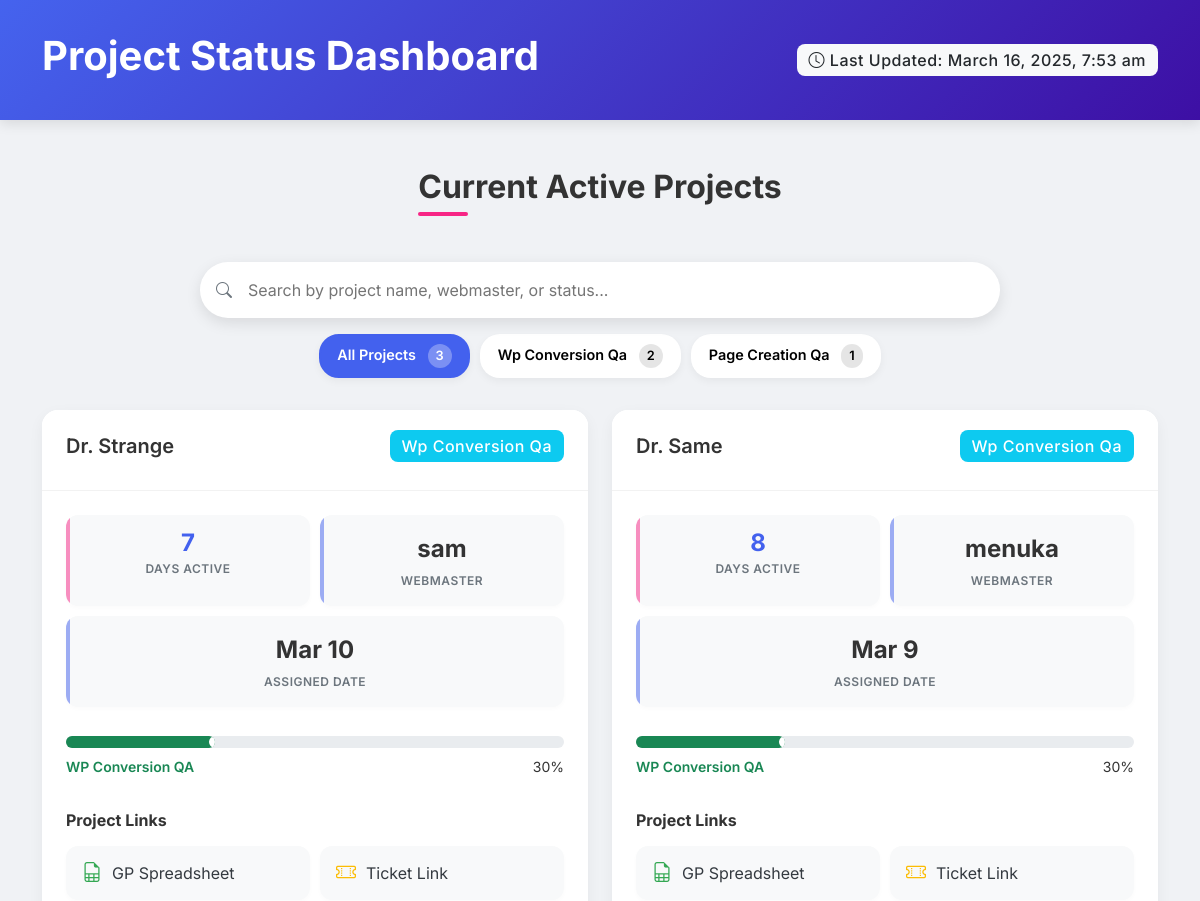
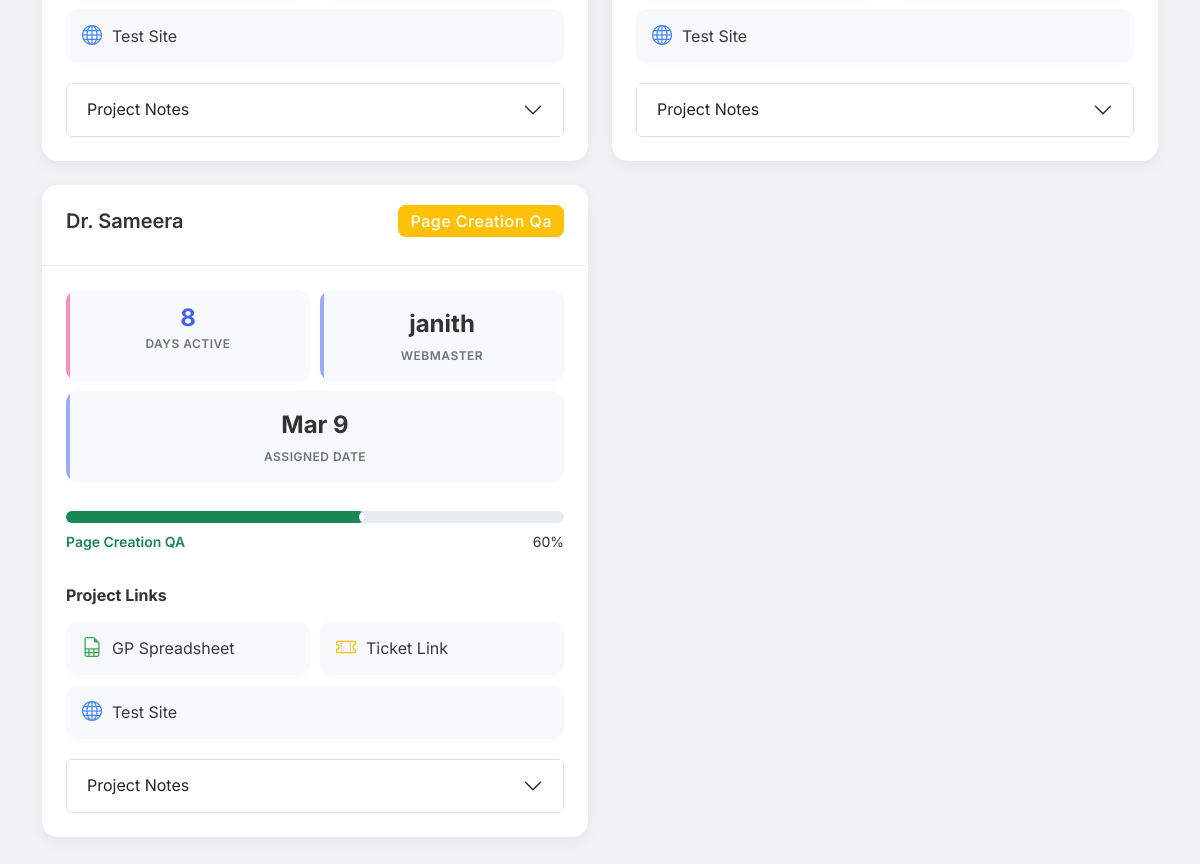
Before: /current_projects.php with the older database file (2 pictures, top to bottom).
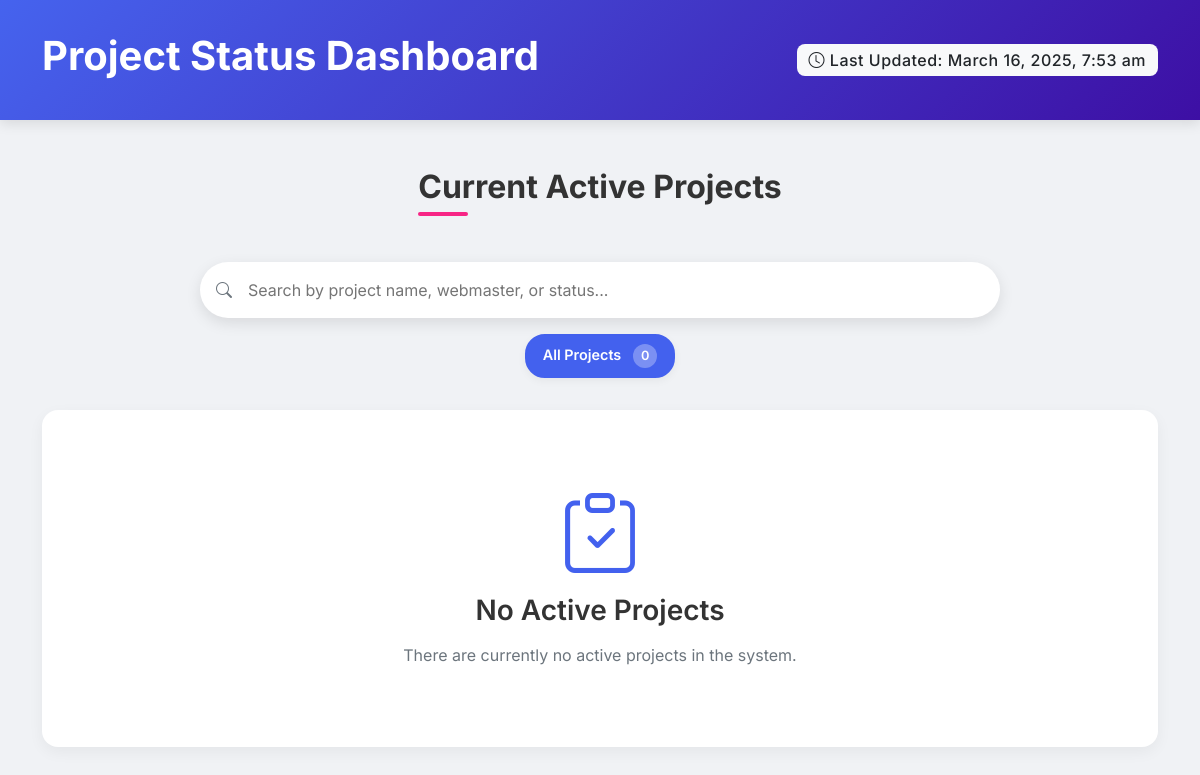
After: the same page with the newer database file.
### tables this page shows
CREATE TABLE IF NOT EXISTS `projects` (
  `id` int NOT NULL AUTO_INCREMENT,
  `name` varchar(100) NOT NULL,
  `webmaster_id` int DEFAULT NULL,
  `current_status` varchar(255) DEFAULT 'wp_conversion',
  `project_deadline` date DEFAULT NULL,
  `wp_conversion_deadline` date DEFAULT NULL,
  `gp_link` varchar(255) DEFAULT NULL,
  `ticket_link` varchar(255) DEFAULT NULL,
  `test_site_link` varchar(255) DEFAULT NULL,
  `live_site_link` varchar(255) DEFAULT NULL,
  `created_at` timestamp NULL DEFAULT CURRENT_TIMESTAMP,
  `updated_at` timestamp NULL DEFAULT CURRENT_TIMESTAMP ON UPDATE CURRENT_TIMESTAMP,
  `admin_notes` text,
  `webmaster_notes` text,
  `is_archived` tinyint(1) DEFAULT '0',
  PRIMARY KEY (`id`),
  UNIQUE KEY `unique_project_name` (`name`),
  KEY `webmaster_id` (`webmaster_id`)
);

CREATE TABLE IF NOT EXISTS `users` (
  `id` int NOT NULL AUTO_INCREMENT,
  `username` varchar(50) NOT NULL,
  `email` varchar(255) NOT NULL,
  `password` varchar(255) NOT NULL,
  `role` enum('admin','qa_manager','qa_reporter','webmaster') NOT NULL,
  `created_at` timestamp NULL DEFAULT CURRENT_TIMESTAMP,
  PRIMARY KEY (`id`),
  UNIQUE KEY `username` (`username`),
  UNIQUE KEY `unique_email` (`email`(191))
);

### current_projects.php (the view, shortened to what this page needs)
<?php
require_once 'includes/config.php';
$query = "SELECT p.*, u.username as webmaster_name,
         (DATEDIFF(CURRENT_DATE, p.created_at) + 1) as days_active,
         p.created_at as assigned_date
         FROM projects p
         LEFT JOIN users u ON p.webmaster_id = u.id
         WHERE (p.current_status NOT LIKE '%golive_qa%'
                AND p.current_status NOT LIKE '%completed%')
                OR p.current_status IS NULL
         ORDER BY p.created_at DESC";
$result = $conn->query($query);
$projects = [];
while ($row = $result->fetch_assoc()) {
    $project_id = $row['id'];
    $history_query = "SELECT created_at
                     FROM project_status_history
                     WHERE project_id = ? AND status = 'golive_qa'
                     ORDER BY created_at ASC
                     LIMIT 1";
    $stmt = $conn->prepare($history_query);
    $stmt->bind_param("i", $project_id);
    $stmt->execute();
    $history_result = $stmt->get_result();
    if ($history_result->num_rows > 0) {
        $golive_date = new DateTime($history_result->fetch_assoc()['created_at']);
        $created_date = new DateTime($row['created_at']);
        $interval = $created_date->diff($golive_date);
        $row['days_to_golive_qa'] = $interval->days;
    } else {
        $row['days_to_golive_qa'] = null;
    }
    $row['progress_percent'] = 0;
    $row['progress_class'] = "secondary";
    $row['progress_text'] = "Not Started";
    $statuses = !empty($row['current_status']) ? explode(',', $row['current_status']) : [];
    if (in_array('completed', $statuses)) {
        $row['progress_percent'] = 100;
        $row['progress_class'] = "success";
        $row['progress_text'] = "Completed";
    } elseif (in_array('golive_qa', $statuses)) {
        $row['progress_percent'] = 90;
        $row['progress_class'] = "success";
        $row['progress_text'] = "GoLive QA";
    } elseif (in_array('golive', $statuses)) {
        $row['progress_percent'] = 75;
        $row['progress_class'] = "info";
        $row['progress_text'] = "GoLive";
    } elseif (in_array('page_creation_qa', $statuses)) {
        $row['progress_percent'] = 60;
        $row['progress_class'] = "success";
        $row['progress_text'] = "Page Creation QA";
    } elseif (in_array('page_creation', $statuses)) {
        $row['progress_percent'] = 45;
        $row['progress_class'] = "info";
        $row['progress_text'] = "Page Creation";
    } elseif (in_array('wp_conversion_qa', $statuses)) {
        $row['progress_percent'] = 30;
        $row['progress_class'] = "success";
        $row['progress_text'] = "WP Conversion QA";
    } elseif (in_array('wp_conversion', $statuses)) {
        $row['progress_percent'] = 15;
        $row['progress_class'] = "info";
        $row['progress_text'] = "WP Conversion";
    }
    $main_status = !empty($statuses) ? end($statuses) : 'no_status';
    $row['main_status'] = $main_status;
    $projects[] = $row;
}
$status_counts = [];
foreach ($projects as $project) {
    $main_status = $project['main_status'];
    if (!isset($status_counts[$main_status])) {
        $status_counts[$main_status] = 0;
    }
    $status_counts[$main_status]++;
}
function getStatusBadgeClass($status) {
    if (strpos($status, 'wp_conversion') !== false) {
        return 'info';
    } elseif (strpos($status, 'page_creation') !== false) {
        return 'warning';
    } elseif (strpos($status, 'golive') !== false) {
        return 'success';
    } else {
        return 'secondary';
    }
}
?>
<!DOCTYPE html>
<html lang="en">
<head>
    <link href="https://cdn.jsdelivr.net/npm/bootstrap@5.2.3/dist/css/bootstrap.min.css" rel="stylesheet">
    <link href="https://cdn.jsdelivr.net/npm/bootstrap-icons@1.10.0/font/bootstrap-icons.css" rel="stylesheet">
    <link href="https://unpkg.com/aos@2.3.1/dist/aos.css" rel="stylesheet">
</head>
<body>
    <header class="header">
        <div class="container">
            <div class="d-flex flex-column flex-md-row justify-content-between align-items-center" data-aos="fade-down">
                <h1>Project Status Dashboard</h1>
                <span class="badge bg-light text-dark fs-6 mt-2 mt-md-0">
                    <i class="bi bi-clock"></i> Last Updated: <?php echo date('F j, Y, g:i a'); ?>
                </span>
            </div>
        </div>
    </header>
    <div class="container py-5">
        <div class="row mb-4" data-aos="fade-up">
            <div class="col-lg-8 mx-auto text-center">
                <h2 class="section-title">Current Active Projects</h2>
            </div>
        </div>
        <div class="search-container" data-aos="fade-up" data-aos-delay="100">
            <div class="search-box">
                <i class="bi bi-search"></i>
                <input type="text" id="projectSearch" placeholder="Search by project name, webmaster, or status...">
            </div>
            <div class="filter-container">
                <button class="filter-btn active" data-filter="all">
                    All Projects <span class="count"><?php echo count($projects); ?></span>
                </button>
                <?php
                foreach ($status_counts as $status => $count):
                    if ($status == 'no_status') {
                        $display_name = 'No Status';
                        $badge_class = 'secondary';
                    } else {
                        $display_name = ucwords(str_replace('_', ' ', $status));
                        $badge_class = getStatusBadgeClass($status);
                    }
                ?>
                <button class="filter-btn filter-<?php echo $badge_class; ?>" data-filter="<?php echo $status; ?>">
                    <?php echo $display_name; ?> <span class="count"><?php echo $count; ?></span>
                </button>
                <?php endforeach; ?>
            </div>
        </div>
        <?php if (count($projects) == 0): ?>
            <div class="no-projects" data-aos="zoom-in">
                <i class="bi bi-clipboard-check"></i>
                <h3>No Active Projects</h3>
                <p class="text-muted">There are currently no active projects in the system.</p>
            </div>
        <?php else: ?>
        <div class="row row-cols-1 row-cols-lg-2 g-4 project-container">
            <?php
            $delay = 150;
            foreach ($projects as $project):
            ?>
                <div class="col project-item" data-status="<?php echo $project['main_status']; ?>" data-aos="fade-up" data-aos-delay="<?php echo $delay; ?>">
                    <div class="card project-card">
                        <div class="card-header">
                            <div class="d-flex justify-content-between align-items-center">
                                <h3><?php echo htmlspecialchars($project['name']); ?></h3>
                                <?php
                                $statuses = !empty($project['current_status']) ? explode(',', $project['current_status']) : [];
                                if (!empty($statuses)):
                                    $main_status = end($statuses);
                                    $badge_class = getStatusBadgeClass($main_status);
                                ?>
                                    <span class="badge bg-<?php echo $badge_class; ?> fs-6">
                                        <?php echo ucwords(str_replace('_', ' ', $main_status)); ?>
                                    </span>
                                <?php else: ?>
                                    <span class="badge bg-secondary fs-6">No Status</span>
                                <?php endif; ?>
                            </div>
                        </div>
                        <div class="card-body">
                            <div class="project-meta">
                                <div class="meta-item days-active">
                                    <span class="value days-counter"><?php echo $project['days_active']; ?></span>
                                    <span class="label">Days Active</span>
                                </div>
                                <div class="meta-item">
                                    <span class="value">
                                        <?php echo htmlspecialchars($project['webmaster_name'] ?? 'N/A'); ?>
                                    </span>
                                    <span class="label">Webmaster</span>
                                </div>
                                <div class="meta-item">
                                    <span class="value">
                                        <?php echo date('M j', strtotime($project['assigned_date'])); ?>
                                    </span>
                                    <span class="label">Assigned Date</span>
                                </div>
                            </div>
                            <div class="progress-container">
                                <div class="progress">
                                    <div class="progress-bar bg-<?php echo $project['progress_class']; ?>"
                                         role="progressbar"
                                         style="width: 0%"
                                         data-width="<?php echo $project['progress_percent']; ?>%"
                                         aria-valuenow="<?php echo $project['progress_percent']; ?>"
                                         aria-valuemin="0"
                                         aria-valuemax="100">
                                    </div>
                                </div>
                                <div class="progress-status">
                                    <span class="progress-text text-<?php echo $project['progress_class']; ?>">
                                        <?php echo $project['progress_text']; ?>
                                    </span>
                                    <span><?php echo $project['progress_percent']; ?>%</span>
                                </div>
                            </div>
                            <h6 class="fw-bold mb-3">Project Links</h6>
                            <div class="project-links">
                                <?php if (!empty($project['gp_link'])): ?>
                                    <a href="<?php echo htmlspecialchars($project['gp_link']); ?>" target="_blank" title="<?php echo htmlspecialchars($project['gp_link']); ?>" class="gp-link">
                                        <i class="bi bi-file-earmark-spreadsheet"></i> GP Spreadsheet
                                    </a>
                                <?php endif; ?>
                                <?php if (!empty($project['ticket_link'])): ?>
                                    <a href="<?php echo htmlspecialchars($project['ticket_link']); ?>" target="_blank" title="<?php echo htmlspecialchars($project['ticket_link']); ?>" class="ticket-link">
                                        <i class="bi bi-ticket-perforated"></i> Ticket Link
                                    </a>
                                <?php endif; ?>
                                <?php if (!empty($project['test_site_link'])): ?>
                                    <a href="<?php echo htmlspecialchars($project['test_site_link']); ?>" target="_blank" title="<?php echo htmlspecialchars($project['test_site_link']); ?>" class="test-link">
                                        <i class="bi bi-globe"></i> Test Site
                                    </a>
                                <?php endif; ?>
                            </div>
                            <div class="accordion" id="notesAccordion<?php echo $project['id']; ?>">
                                <div class="accordion-item">
                                    <h2 class="accordion-header" id="headingNotes<?php echo $project['id']; ?>">
                                        <button class="accordion-button collapsed" type="button" data-bs-toggle="collapse"
                                                data-bs-target="#collapseNotes<?php echo $project['id']; ?>">
                                            Project Notes
                                        </button>
                                    </h2>
                                </div>
                            </div>
                        </div>
                    </div>
                </div>
            <?php
                $delay += 100;
            endforeach;
            ?>
        </div>
        <?php endif; ?>
    </div>
</body>
</html>

Changed rows visible on the page:
removed projects: name "Dr. Strange", main_status "Wp Conversion Qa", days_active "7", users.username "sam", created_at "Mar 10", progress_text "WP Conversion QA", progress_percent "30"
removed projects: name "Dr. Same", main_status "Wp Conversion Qa", days_active "8", users.username "menuka", created_at "Mar 9", progress_text "WP Conversion QA", progress_percent "30"
removed projects: name "Dr. Sameera", main_status "Page Creation Qa", days_active "8", users.username "janith", created_at "Mar 9", progress_text "Page Creation QA", progress_percent "60", current_status "page_creation_qa" (drawn)
Other visible differences:
count($projects): "3" → "0"
text now shown: "No Active Projects There are currently no active projects in the system."
list line gone: "Wp Conversion Qa 2"
list line gone: "Page Creation Qa 1"
